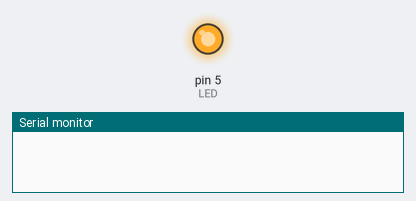
The sketch below on a simulated Arduino Nano, built with avr-gcc and run on an emulated ATmega328P. Parts: output pins drawn as LEDs (lit = HIGH), the last lines printed to the serial monitor.

Above: at 0.1 s.
At 0.6 s:
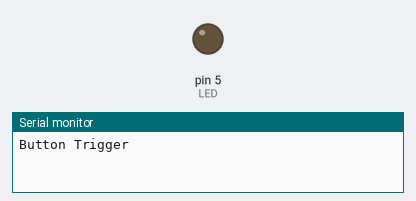
Timing chart, 0 to 2.1 s (numbered marks = the images above):
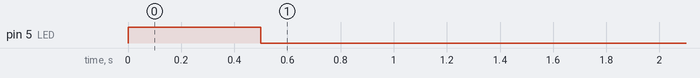

Measured:
- by itself, pin 5 (LED): HIGH → LOW at 0.50 s

The sketch:

SwitchDebounce.ino
```cpp
//We are including an external library
#include <MsTimer2.h>

#define BUTTON A7
#define LED 5

const int kDebounceInterval = 500;

void setup() {
  Serial.begin(9600);

  pinMode(BUTTON, INPUT_PULLUP);
  pinMode(LED, OUTPUT);

  digitalWrite(LED, HIGH);
}

void loop() {
  static byte b1 = HIGH;
  byte b;

  //Check if the current button state has changed
  b = digitalRead(BUTTON);
  if (b1 != b) {
    b1 = b;
    if (b1 == LOW) {
      //Set a timer to go off if the button is still pressed
      MsTimer2::set(kDebounceInterval, buttonTrigger);
      MsTimer2::start();
    } else {
      //On button release, reset the timer
      MsTimer2::stop();
      digitalWrite(LED, HIGH);
    }
  }
}

/*
 * Function called when the debounce timer expires
 */
void buttonTrigger() {
  Serial.println("Button Trigger");
  digitalWrite(LED, LOW);

  //Cancel timer
  MsTimer2::stop();
}
```
